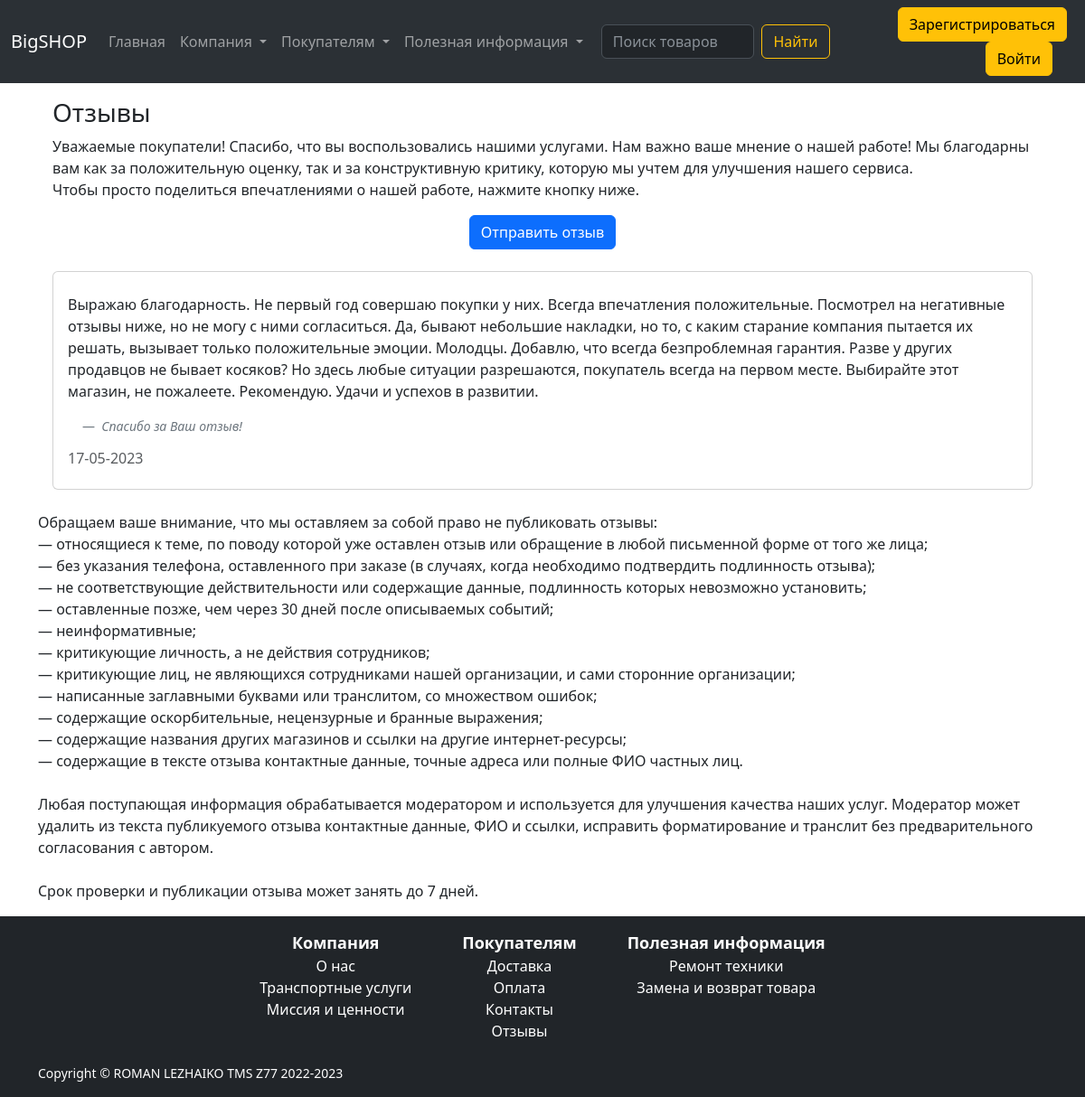
Page /customer_reviews/ on the earlier database version.
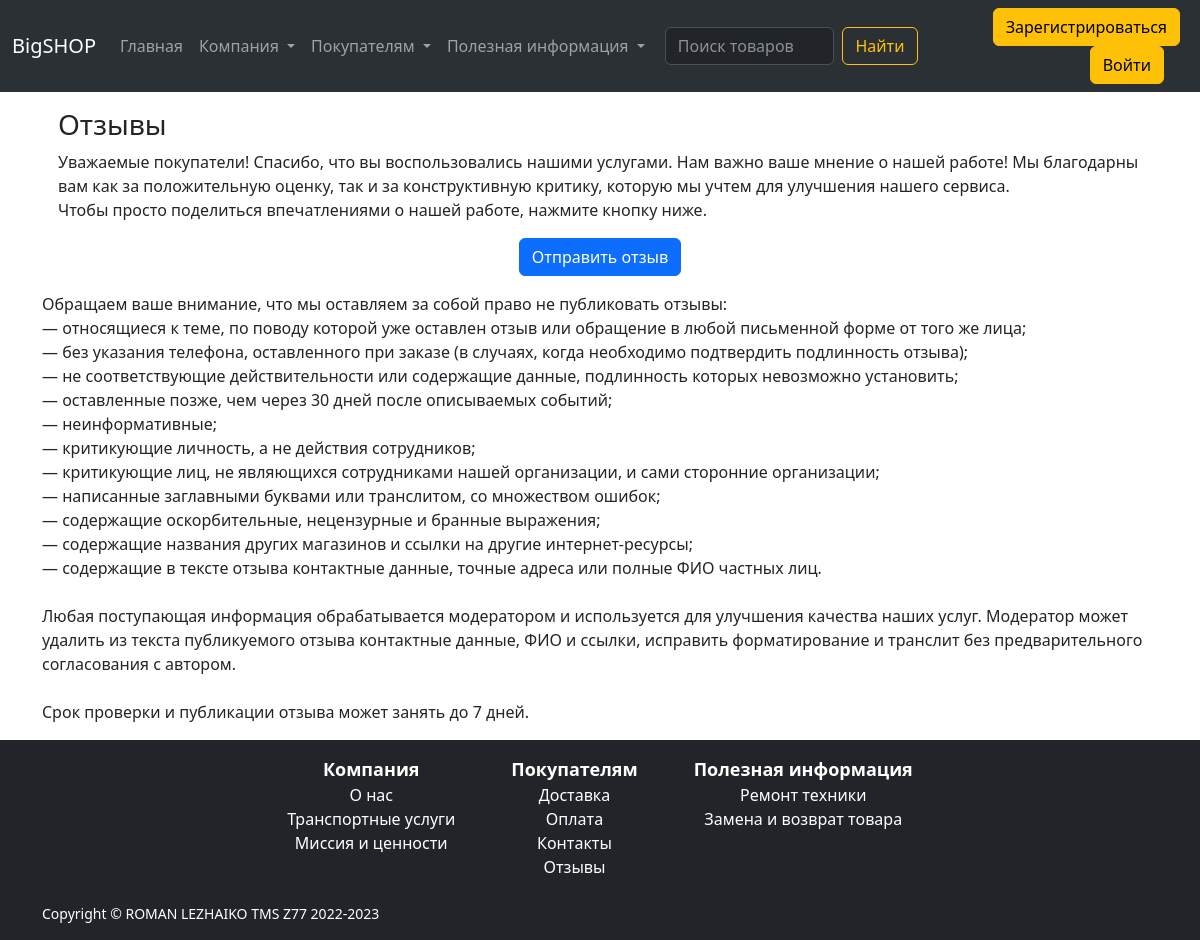
Same page on the later database version.
### home/models.py (models this page shows, shortened)
class CustomerReview(models.Model):
    STATUS_DRAFT = 0
    STATUS_PUBLISHED = 1
    STATUS_CHOICES = [
        (STATUS_DRAFT, 'Draft'),
        (STATUS_PUBLISHED, 'Published'),
    ]
    author = models.ForeignKey(CustomUser, on_delete=models.CASCADE)
    customer_review = models.TextField('Отзыв', max_length=4096, blank=False)
    admin_answer = models.TextField(blank=True)
    created_at = models.DateTimeField(auto_now_add=True)
    status = models.IntegerField(choices=STATUS_CHOICES, default=STATUS_DRAFT)
    class Meta:
        ordering = ["-created_at"]

### home/views.py (the view)
# urls.py: path('customer_reviews/', views.get_customer_reviews_page, name='customer_reviews_page'),
def get_customer_reviews_page(request):
    reviews_list = CustomerReview.objects.filter(status=CustomerReview.STATUS_PUBLISHED).order_by('-created_at')
    page = request.GET.get('page', 1)
    paginator = Paginator(reviews_list, 5)
    try:
       reviews = paginator.page(page)
    except PageNotAnInteger:
       reviews = paginator.page(1)
    except EmptyPage:
       reviews = paginator.page(paginator.num_pages)
    ctx = {'title': 'Отзывы',
           'keywords': 'Недорогие товары, быстрая доставка, Минск, sale',
           'shop_name': SHOP_NAME,
           'reviews': reviews,
           }
    return render(request, 'customer_reviews.html', ctx)

### home/templates/customer_reviews.html (shortened to what this page needs)
{% extends 'base.html' %}
{% block content %}
<div class="container">
    <div class="m-3">
        <h3>Отзывы</h3>
        <p>
            Уважаемые покупатели! Спасибо, что вы воспользовались нашими услугами. Нам важно ваше мнение о нашей работе! Мы благодарны вам как за положительную оценку, так и за конструктивную критику, которую мы учтем для улучшения нашего сервиса.
            <br>
            Чтобы просто поделиться впечатлениями о нашей работе, нажмите кнопку ниже.
        </p>
        <div class="col-12 text-center">
            {% if user.is_authenticated %}
            <a href="{% url 'review_create' %}" class="btn btn-primary">Оставить отзыв</a>
            {% else %}
            <a href="{% url 'login_user' %}" class="btn btn-primary">Отправить отзыв</a>
            {% endif %}
        </div>
        {% for review in reviews %}
        <div class="card my-4">
            <div class="card-body">
                <p class="card-text">
                    {{ review.customer_review }}
                    {% if review.admin_answer|length %}
                    <figcaption class="blockquote-footer m-3 font-italic">
                        <em>
                            {{ review.admin_answer }}
                        </em>
                    </figcaption>
                    {% endif %}
                </p>
                <h6 class="card-title text-muted">
                    {{ review.created_at|date:"d-m-Y" }}
                </h6>
            </div>
        </div>
        {% endfor %}
    </div>
    <p>
        Обращаем ваше внимание, что мы оставляем за собой право не публиковать отзывы:
        <br>
        — относящиеся к теме, по поводу которой уже оставлен отзыв или обращение в любой письменной форме от того же лица;
        <br>
        — без указания телефона, оставленного при заказе (в случаях, когда необходимо подтвердить подлинность отзыва);
        <br>
        — не соответствующие действительности или содержащие данные, подлинность которых невозможно установить;
        <br>
        — оставленные позже, чем через 30 дней после описываемых событий;
        <br>
        — неинформативные;
        <br>
        — критикующие личность, а не действия сотрудников;
        <br>
        — критикующие лиц, не являющихся сотрудниками нашей организации, и сами сторонние организации;
        <br>
        — написанные заглавными буквами или транслитом, со множеством ошибок;
        <br>
        — содержащие оскорбительные, нецензурные и бранные выражения;
        <br>
        — содержащие названия других магазинов и ссылки на другие интернет-ресурсы;
        <br>
        — содержащие в тексте отзыва контактные данные, точные адреса или полные ФИО частных лиц.
        <br><br>
        Любая поступающая информация обрабатывается модератором и используется для улучшения качества наших услуг. Модератор может удалить из текста публикуемого отзыва контактные данные, ФИО и ссылки, исправить форматирование и транслит без предварительного согласования с автором.
        <br><br>
        Срок проверки и публикации отзыва может занять до 7 дней.
    </p>
</div>
{% endblock %}

### templates/base.html (shortened to what this page needs)
{% load static %}
<!DOCTYPE html>
<html lang="en">
<head>
    <link href="https://cdn.jsdelivr.net/npm/bootstrap@5.3.0-alpha1/dist/css/bootstrap.min.css" rel="stylesheet">
    <link rel="stylesheet" href="https://cdn.jsdelivr.net/npm/bootstrap-icons@1.10.5/font/bootstrap-icons.css">
    <link rel="stylesheet" href="https://cdnjs.cloudflare.com/ajax/libs/font-awesome/4.7.0/css/font-awesome.min.css">
    <link rel="stylesheet" href="{% static 'css/style.css' %}">
</head>
<body class="d-flex flex-column min-vh-100">
    {% include "header.html" %}
    {% block content %}
    {% endblock %}
    {% include "footer.html" %}
</body>
</html>

### templates/header.html (shortened to what this page needs)
<header>
    <nav class="navbar navbar-expand-lg bg-dark bg-body-tertiary justify-content-center" data-bs-theme="dark">
        <div class="container-fluid">
            <a class="navbar-brand" href="{% url 'home_page' %}">{{ shop_name }}</a>
            <div class="collapse navbar-collapse" id="navbarSupportedContent">
                <ul class="navbar-nav me-auto mb-2 mb-lg-0">
                    <li class="nav-item">
                        <a class="nav-link" href="{% url 'home_page' %}">Главная</a>
                      </li>
                    <li class="nav-item dropdown">
                        <a class="nav-link dropdown-toggle" href="#" id="navbarDropdown" role="button" data-bs-toggle="dropdown" aria-expanded="false">
                            Компания
                        </a>
                    </li>
                    <li class="nav-item dropdown">
                        <a class="nav-link dropdown-toggle" href="#" id="navbarDropdown" role="button" data-bs-toggle="dropdown" aria-expanded="false">
                            Покупателям
                        </a>
                    </li>
                    <li class="nav-item dropdown">
                        <a class="nav-link dropdown-toggle" href="#" id="navbarDropdown" role="button" data-bs-toggle="dropdown" aria-expanded="false">
                            Полезная информация
                        </a>
                    </li>
                </ul>
                <div class="container-fluid">
                    <form class="d-flex" method="post" action="{% url 'product_list' %}">
                        <input class="form-control me-2" type="search" id="search" name="search" placeholder="Поиск товаров" aria-label="Search">
                        <button class="btn btn-outline-warning" type="submit">Найти</button>
                    </form>
                </div>
                <ul class="nav navbar-nav ms-auto w-100 justify-content-end">
                    {% if user.is_authenticated %}
                    <li class="nav-item mx-2">
                        <a class="btn btn-warning" aria-current="page" href="{% url 'logout_user' %}">Выйти</a>
                    </li>
                    {% else %}
                    <li class="nav-item mx-2">
                        <a class="btn btn-warning" aria-current="page" href="{% url 'register_user' %}">Зарегистрироваться</a>
                    </li>
                    <li class="nav-item mx-2">
                        <a class="btn btn-warning" aria-current="page" href="{% url 'login_user' %}">Войти</a>
                    </li>
                    {% endif %}
                    <li class="nav-item">
                        <a class="nav-link" aria-current="page" href="">{{ request.user.username }}</a>
                    </li>
                </ul>
            </div>
        </div>
    </nav>
</header>

### templates/footer.html
<footer class="bg-dark mt-auto py-3">
    <div class="container pb-3">
        <div class="row justify-content-center align-items-start text-center">
            <div class="col-auto mx-3 text-white">
                <ul class="list-unstyled mb-2">
                    <span id="footer-header">Компания</span>
                    <li>
                        <a href="{% url 'about_us_page' %}" id="footer-link">О нас</a>
                    </li>
                    <li>
                        <a href="{% url 'transport_services_page' %}" id="footer-link">Транспортные услуги</a>
                    </li>
                    <li>
                        <a href="{% url 'mission_and_values_page' %}" id="footer-link">Миссия и ценности</a>
                    </li>
                </ul>
            </div>
            <div class="col-auto mx-3 text-white">
                <ul class="list-unstyled mb-2">
                    <span id="footer-header">Покупателям</span>
                    <li>
                        <a href="{% url 'delivery_page' %}" id="footer-link">Доставка</a>
                    </li>
                    <li>
                        <a href="{% url 'payment_page' %}" id="footer-link">Оплата</a>
                    </li>
                    <li>
                        <a href="{% url 'contacts_page' %}" id="footer-link">Контакты</a>
                    </li>
                    <li>
                        <a href="{% url 'customer_reviews_page' %}" id="footer-link">Отзывы</a>
                    </li>
                </ul>
            </div>
            <div class="col-auto mx-3 text-white">
                <ul class="list-unstyled mb-2">
                    <span id="footer-header">Полезная информация</span>
                    <li>
                        <a href="{% url 'equipment_repair_page' %}" id="footer-link">Ремонт техники</a>
                    </li>
                    <li>
                        <a href="{% url 'replacement_and_return_products_page' %}" id="footer-link">Замена и возврат товара</a>
                    </li>
                </ul>
            </div>
        </div>
    </div>
    <div class="container">
        <div class="col-auto">
            <div class="small text-white">Copyright &copy; ROMAN LEZHAIKO TMS Z77 2022-2023</div>
        </div>
    </div>
</footer>

### static/css/style.css (style rules this page uses)
#footer-header { font-size: 18px; font-weight: bold; }
#footer-link { text-decoration: none; color: #ffffff; }

Differences in the rows shown:
removed CustomerReview: customer_review "Выражаю благодарность. Не первый год совершаю покупки у них. Всегда впечатления положительные. Посмотрел на негативные отзывы ниже, но не могу с ними согласиться. Да, бывают небольшие накладки, но то, с каким старание компания пытается их решать, вызывает только положительные эмоции. Молодцы. Добавлю, что всегда безпроблемная гарантия. Разве у других продавцов не бывает косяков? Но здесь любые ситуации разрешаются, покупатель всегда на первом месте. Выбирайте этот магазин, не пожалеете. Рекомендую. Удачи и успехов в развитии.", admin_answer "Спасибо за Ваш отзыв!", created_at "17-05-2023"
